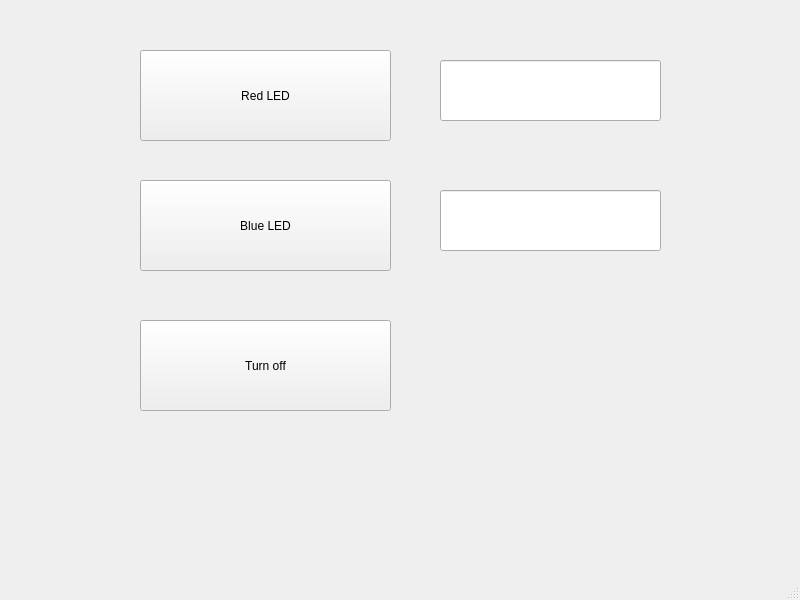
<?xml version="1.0" encoding="UTF-8"?>
<ui version="4.0">
 <class>MainWindow</class>
 <widget class="QMainWindow" name="MainWindow">
  <property name="geometry">
   <rect>
    <x>0</x>
    <y>0</y>
    <width>800</width>
    <height>600</height>
   </rect>
  </property>
  <property name="windowTitle">
   <string>MainWindow</string>
  </property>
  <widget class="QWidget" name="centralwidget">
   <widget class="QPushButton" name="redbutton">
    <property name="geometry">
     <rect>
      <x>140</x>
      <y>50</y>
      <width>251</width>
      <height>91</height>
     </rect>
    </property>
    <property name="text">
     <string>Red LED</string>
    </property>
    <property name="autoDefault">
     <bool>false</bool>
    </property>
   </widget>
   <widget class="QLineEdit" name="red">
    <property name="geometry">
     <rect>
      <x>440</x>
      <y>60</y>
      <width>221</width>
      <height>61</height>
     </rect>
    </property>
    <property name="text">
     <string/>
    </property>
   </widget>
   <widget class="QLineEdit" name="blue">
    <property name="geometry">
     <rect>
      <x>440</x>
      <y>190</y>
      <width>221</width>
      <height>61</height>
     </rect>
    </property>
   </widget>
   <widget class="QPushButton" name="bluebutton">
    <property name="geometry">
     <rect>
      <x>140</x>
      <y>180</y>
      <width>251</width>
      <height>91</height>
     </rect>
    </property>
    <property name="text">
     <string>Blue LED</string>
    </property>
   </widget>
   <widget class="QPushButton" name="off">
    <property name="geometry">
     <rect>
      <x>140</x>
      <y>320</y>
      <width>251</width>
      <height>91</height>
     </rect>
    </property>
    <property name="text">
     <string>Turn off</string>
    </property>
   </widget>
  </widget>
  <widget class="QMenuBar" name="menubar">
   <property name="geometry">
    <rect>
     <x>0</x>
     <y>0</y>
     <width>800</width>
     <height>22</height>
    </rect>
   </property>
  </widget>
  <widget class="QStatusBar" name="statusbar"/>
 </widget>
 <resources/>
 <connections/>
</ui>
